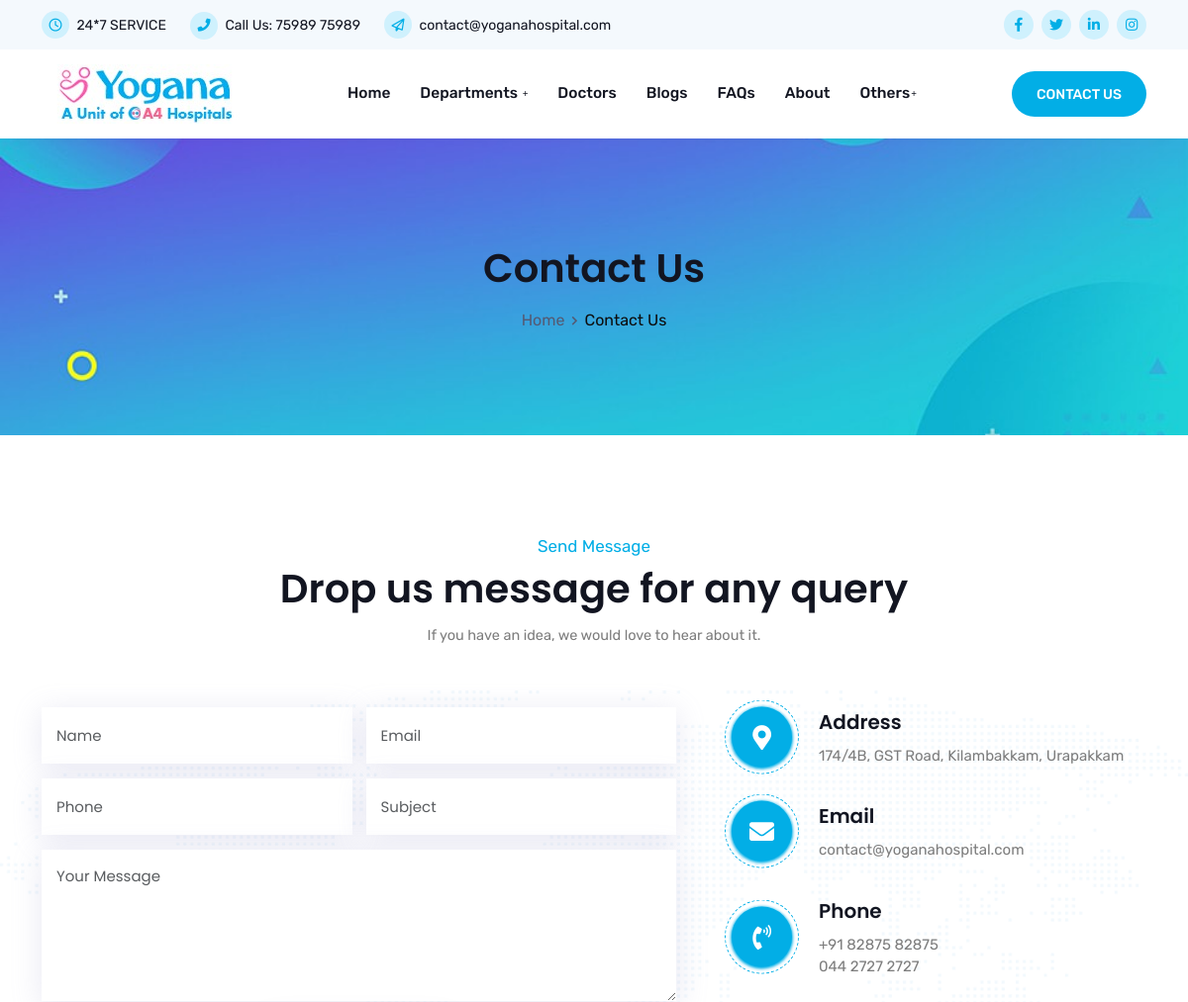
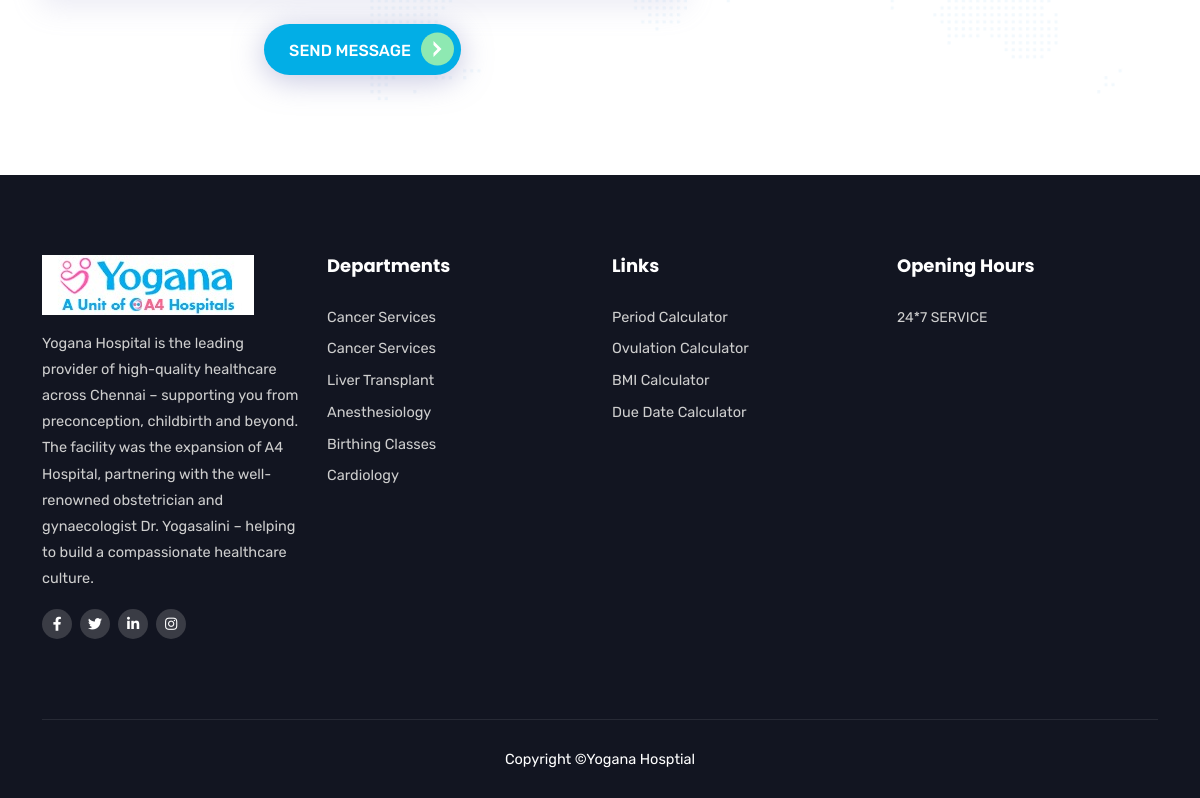
The app's page /contact with its own data (2 pictures, top to bottom).
### yogana/models.py (models this page shows, shortened)
class Service(db.Model):
    id = db.Column(db.Integer, primary_key=True)
    slug = db.Column(db.String(100), unique=True, nullable=False)
    name = db.Column(db.String(100), nullable=False)
    icon = db.Column(db.String(100), nullable=False)
    description = db.Column(db.Text, nullable=False)
    paragraph1 = db.Column(db.Text, nullable=False)
    paragraph2 = db.Column(db.Text, nullable=False)
    paragraph3 = db.Column(db.Text, nullable=False)
    image = db.Column(db.String(200), nullable=False)
    icon_class = db.Column(db.String(100), nullable=False)
    bg_class = db.Column(db.String(100), nullable=False)
    details = db.Column(db.Text, nullable=False)  # Store as comma-separated values for simplicity

### yogana/routes.py (the view, shortened to what this page needs)
@app.route('/contact')
def contact():
    pdatas = {
        "title": "Contact Us",
        "breadcrumbs": [
            {"text": "Home", "url": "/"},
            {"text": "Contact Us", "url": None}  # None for the current page
        ],
        "bg_image": "/site/img/yoganahospital-banner-1920_500.jpg",
        "bg_class": "page-title-bg1",  # Add dynamic background class if needed
        "inheader": "Send Message",
        "inh": "Drop us message for any query",
        "intext": "If you have an idea, we would love to hear about it.",
        "address":"174/4B, GST Road, Kilambakkam, Urapakkam",
        "email":"contact@yoganahospital.com",
        "phone1":"+91 82875 82875",
        "phone2":"044 2727 2727"
    }
    success_message = None  # Initialize a variable to store success message
    return render_template('www/contact.html', pdata=pdatas, success_message=success_message)

### yogana/routes.py (called while the page is built)
@app.after_request
def add_header(response):
    response.headers['Cache-Control'] = 'no-store'
    return response

@app.before_request
def before_request():
    dservices = Service.query.all()
    g.appservices = [{"name": service.name, "slug": service.slug} for service in dservices]

@app.context_processor
def inject_services():
    return dict(appservices=g.appservices)

@app.before_request
def load_user():
    user_id = session.get('user_id')
    if user_id:
        user = User.query.get(user_id)
        g.user = user  # Store the user object in g
    else:
        g.user = None  # No user logged in

### yogana/templates/www/contact.html (shortened to what this page needs)
{% extends 'www/base.html' %}
{% block content_wrapper %}
    {% include 'www/components/breadcrumbs.html' %}
    <section class="contact-area ptb-100">
        <div class="container">
            <div class="section-title">
                <span>{{pdata.inheader}}</span>
                <h2>{{pdata.inh}}</h2>
                <p>{{pdata.intext}}</p>
            </div>
                    <div class="row">
                        <div class="col-lg-7 col-md-12">
                            <div class="contact-form">
                                <form id="contactForm" method="POST" action="{{ url_for('contact') }}">
                                    <div class="row">
                                        <div class="col-lg-6 col-md-6">
                                            <div class="form-group">
                                                <input type="text" name="name" id="name" class="form-control" required placeholder="Name">
                                            </div>
                                        </div>
                                        <div class="col-lg-6 col-md-6">
                                            <div class="form-group">
                                                <input type="email" name="email" id="email" class="form-control" required placeholder="Email">
                                            </div>
                                        </div>
                                        <div class="col-lg-6 col-md-6">
                                            <div class="form-group">
                                                <input type="text" name="phone_number" id="phone_number" class="form-control" required placeholder="Phone">
                                            </div>
                                        </div>
                                        <div class="col-lg-6 col-md-6">
                                            <div class="form-group">
                                                <input type="text" name="msg_subject" id="msg_subject" class="form-control" required placeholder="Subject">
                                            </div>
                                        </div>
                                        <div class="col-lg-12 col-md-12">
                                            <div class="form-group">
                                                <textarea name="message" class="form-control" id="message" cols="30" rows="6" required placeholder="Your Message"></textarea>
                                            </div>
                                        </div>
                                        <div class="col-lg-12 col-md-12">
                                            <button type="submit" class="btn btn-primary">Send Message <i class="flaticon-right-chevron"></i></button>
                                        </div>
                                    </div>
                                </form>
                            </div>
                        </div>
                        <div class="col-lg-5 col-md-12">
                            <div class="contact-info">
                                <ul>
                                    <li>
                                        <div class="icon">
                                            <i class="fas fa-map-marker-alt"></i>
                                        </div>
                                        <span>Address</span>
                                        {{pdata.address}}
                                    </li>
                                    <li>
                                        <div class="icon">
                                            <i class="fas fa-envelope"></i>
                                        </div>
                                        <span>Email</span>
                                        <a href="mailto:{{pdata.email}}">{{pdata.email}}</a>
                                    </li>
                                    <li>
                                        <div class="icon">
                                            <i class="fas fa-phone-volume"></i>
                                        </div>
                                        <span>Phone</span>
                                        <a href="tel:{{pdata.phone1}}">{{pdata.phone1}}</a>
                                        <a href="tel:{{pdata.phone2}}">{{pdata.phone2}}</a>
                                    </li>
                                </ul>
                            </div>
                        </div>
                    </div>
                </div>
            </section>
        <div class="bg-map"><img src="assets/img/bg-map.png" alt="image"></div>
{% endblock %}

### yogana/templates/www/base.html (shortened to what this page needs)
<!DOCTYPE html>
<html lang="en">
<head>
    <link rel="stylesheet" href="https://lamatechnologies.com/vendor/flaticon.css">
    <link rel="stylesheet" href="{{ url_for('static', filename='site/css/bootstrap.min.css') }}">
    <link rel="stylesheet" href="{{ url_for('static', filename='site/css/animate.min.css') }}">
    <link rel="stylesheet" href="{{ url_for('static', filename='site/css/fontawesome.min.css') }}">
    <link rel="stylesheet" href="{{ url_for('static', filename='site/css/owl.carousel.min.css') }}">
    <link rel="stylesheet" href="{{ url_for('static', filename='site/css/slick.min.css') }}">
    <link rel="stylesheet" href="{{ url_for('static', filename='site/css/nice-select.css') }}">
    <link rel="stylesheet" href="{{ url_for('static', filename='site/css/magnific-popup.min.css') }}">
    <link rel="stylesheet" href="{{ url_for('static', filename='site/css/odometer.min.css') }}">
    <link rel="stylesheet" href="{{ url_for('static', filename='site/css/flaticon.css') }}">
    <link rel="stylesheet" href="{{ url_for('static', filename='site/css/meanmenu.css') }}">
    <link rel="stylesheet" href="{{ url_for('static', filename='site/css/style.css') }}">
    <link rel="stylesheet" href="{{ url_for('static', filename='site/css/responsive.css') }}">
</head>
<body>
    <header class="header-area">
        <div class="top-header">
            <div class="container">
                <div class="row align-items-center">
                    <div class="col-lg-8">
                        <ul class="header-contact-info">
                            <li><i class="far fa-clock"></i> {{ hospital_info.service_hours if hospital_info else '24*7 SERVICE' }}</li>
                            <li><i class="fas fa-phone"></i> Call Us: <a href="tel:{{ hospital_info.phone if hospital_info else '+917598975989' }}">{{ hospital_info.phone if hospital_info else '75989 75989' }}</a></li>
                            <li><i class="far fa-paper-plane"></i> <a href="mailto:{{ hospital_info.email if hospital_info else 'contact@yoganahospital.com' }}">{{ hospital_info.email if hospital_info else 'contact@yoganahospital.com' }}</a></li>
                        </ul>
                    </div>
                    <div class="col-lg-4">
                        <div class="header-right-content">
                            <ul class="top-header-social">
                                <li><a href="{{ hospital_info.facebook_url if hospital_info else '#' }}"><i class="fab fa-facebook-f"></i></a></li>
                                <li><a href="{{ hospital_info.twitter_url if hospital_info else '#' }}"><i class="fab fa-twitter"></i></a></li>
                                <li><a href="{{ hospital_info.linkedin_url if hospital_info else '#' }}"><i class="fab fa-linkedin-in"></i></a></li>
                                <li><a href="{{ hospital_info.instagram_url if hospital_info else '#' }}"><i class="fab fa-instagram"></i></a></li>
                            </ul>
                        </div>
                    </div>
                </div>
            </div>
        </div>
        <div class="navbar-area">
            <div class="fovia-nav">
                <div class="container">
                    <nav class="navbar navbar-expand-md navbar-light">
                        <a class="navbar-brand" href="{{ url_for('index') }}">
                            <img src="{{ url_for('static', filename='site/img/logo.jpeg') }}" alt="logo">
                        </a>
                        <div class="collapse navbar-collapse mean-menu" id="navbarSupportedContent">
                            <ul class="navbar-nav">
                                <li class="nav-item"><a href="{{ url_for('index') }}" class="nav-link">Home</a></li>
                                <li class="nav-item">
                                    <a href="#" class="nav-link">Departments <i class="fas fa-plus"></i></a>
                                </li>
                                <li class="nav-item"><a href="{{ url_for('doctors') }}" class="nav-link">Doctors</a></li>
                                <li class="nav-item"><a href="{{ url_for('blogs') }}" class="nav-link">Blogs</a></li>
                                <li class="nav-item"><a href="{{ url_for('faqs') }}" class="nav-link">FAQs</a></li>
                                <li class="nav-item"><a href="{{ url_for('about') }}" class="nav-link">About</a></li>
                                <li class="nav-item">
                                    <a href="#" class="nav-link">Others<i class="fas fa-plus"></i></a>
                                </li>
                            </ul>
                            <div class="others-options">
                                <a href="{{ url_for('contact') }}" class="btn btn-primary">Contact Us</a>
                            </div>
                        </div>
                    </nav>
                </div>
            </div>
        </div>
    </header>
    {% block content_wrapper %}
    {% endblock %}
    <section class="footer-area">
        <div class="container">
            <div class="row">
                <div class="col-lg-3 col-md-6 col-sm-6">
                    <div class="single-footer-widget">
                        <div class="logo">
                            <a href="#"><img src="{{ url_for('static', filename='site/img/white-logo.jpeg') }}" alt="image"></a>
                            <p>Yogana Hospital is the leading provider of high-quality healthcare across Chennai – supporting you from preconception, childbirth and beyond. The facility was the expansion of A4 Hospital, partnering with the well-renowned obstetrician and gynaecologist Dr. Yogasalini – helping to build a compassionate healthcare culture.</p>
                        </div>
                        <ul class="social">
                            <li><a href="{{ hospital_info.facebook_url if hospital_info else '#' }}"><i class="fab fa-facebook-f"></i></a></li>
                            <li><a href="{{ hospital_info.twitter_url if hospital_info else '#' }}"><i class="fab fa-twitter"></i></a></li>
                            <li><a href="{{ hospital_info.linkedin_url if hospital_info else '#' }}"><i class="fab fa-linkedin-in"></i></a></li>
                            <li><a href="{{ hospital_info.instagram_url if hospital_info else '#' }}"><i class="fab fa-instagram"></i></a></li>
                        </ul>
                    </div>
                </div>
                <div class="col-lg-3 col-md-6 col-sm-6">
                    <div class="single-footer-widget pl-5">
                        <h3>Departments</h3>
                        <ul class="departments-list">
                            {% for service in appservices %}
                                <li><a href="{{ url_for('department', slug=service.slug) }}">{{ service.name }}</a></li>
                            {% endfor %}
                        </ul>
                    </div>
                </div>
                <div class="col-lg-3 col-md-6 col-sm-6">
                    <div class="single-footer-widget pl-5">
                        <h3>Links</h3>
                        <ul class="links-list">
                            <li><a href="{{ url_for('period_calculator') }}">Period Calculator</a></li>
                            <li><a href="{{ url_for('ovulation_calculator') }}">Ovulation Calculator</a></li>
                            <li><a href="{{ url_for('bmi_calculator') }}">BMI Calculator</a></li>
                            <li><a href="{{ url_for('due_date_calculator') }}">Due Date Calculator</a></li>
                        </ul>
                    </div>
                </div>
                <div class="col-lg-3 col-md-6 col-sm-6">
                    <div class="single-footer-widget">
                        <h3>Opening Hours</h3>
                        <ul class="opening-hours">
                            <li>{{ hospital_info.service_hours if hospital_info else '24*7 SERVICE' }}</li>
                        </ul>
                    </div>
                </div>
            </div>
            <div class="copyright-area">
                <p>Copyright <a href="https:/yoganahospital.com/" target="_blank">©Yogana Hosptial</a></p>
            </div>
        </div>
    </section>
</body>
</html>

### records on screen
Service: name "Cancer Services"
Service: name "Cancer Services"
Service: name "Liver Transplant"
Service: name "Anesthesiology"
Service: name "Birthing Classes"
Service: name "Cardiology"

### other values on screen
{{ hospital_info.service_hours if hospital_info else '24*7 SERVICE' }} "24*7 SERVICE"
{{ hospital_info.phone if hospital_info else '75989 75989' }} "75989 75989"
{{ hospital_info.email if hospital_info else 'contact@yoganahospital.com' }} "contact@yoganahospital.com"
{{ pdata.title }} "Contact Us"
{{ breadcrumb.text }} "Home"
{{ breadcrumb.text }} "Contact Us"
{{ pdata.inheader }} "Send Message"
{{ pdata.inh }} "Drop us message for any query"
{{ pdata.intext }} "If you have an idea, we would love to hear about it."
{{ pdata.address }} "174/4B, GST Road, Kilambakkam, Urapakkam"
{{ pdata.email }} "contact@yoganahospital.com"
{{ pdata.phone1 }} "+91 82875 82875"
{{ pdata.phone2 }} "044 2727 2727"
